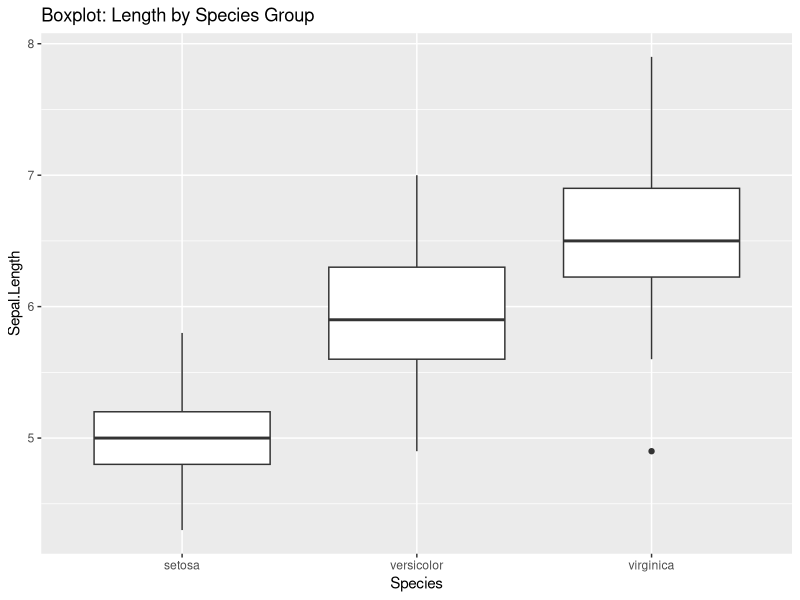

Generate this figure with R:
library(ggplot2)

iris_boxplot <- function(){
  
  p <- ggplot(iris, aes(x = Species, y = Sepal.Length)) +
    geom_boxplot() +
    ggtitle('Boxplot: Length by Species Group')
  return(p)
}

iris_boxplot()


